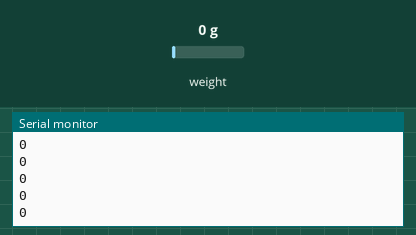
Bench run of a sketch on a simulated Arduino Uno, built with avr-gcc and run on an emulated ATmega328P. Shown: the last lines printed to the serial monitor. Inputs (shaded band) come from the test bench; at power-on: weight on the scale 0 g.

Above: at 2.2 s.
2.3 s: weight on the scale set to 100 g
At 2.31 s:
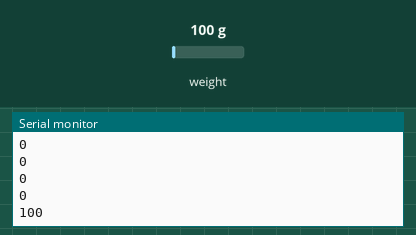
3.8 s: weight on the scale set to 1250 g
At 3.82 s:
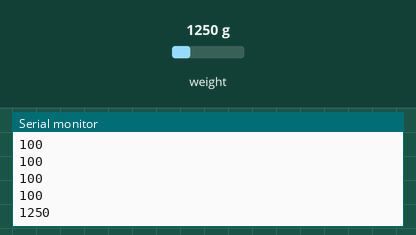
Timing chart, 0 to 6.8 s (numbered marks = the images above; inputs shaded):
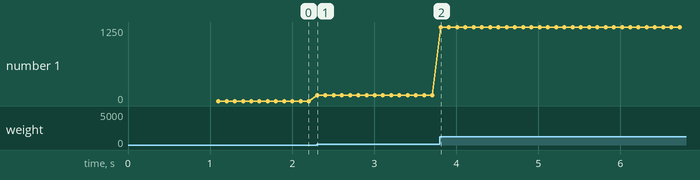

The sketch:

load-cell.ino
```cpp
/*
 * How to change x and y scale in Serial Plotter: https://www.youtube.com/watch?v=WtOd8tsrJbs
 * In brief:
 *  - edit the file: /Applications/Arduino\ IDE.app/Contents/Resources/app/lib/backend/resources/arduino-serial-plotter-webapp/static/js/main.35ae02cb.chunk.js
 *  - to have a larger x scale, replace the 50 with 1000 in the string: o.useState)(50)
 *  - to have a fixed y scale, watch the video.
 *
 * Libs:
 *  - HX711 by Rob Tillaart
 */

#include "HX711.h"

// HX711 circuit wiring.
const int LOADCELL_DOUT_PIN = 2;
const int LOADCELL_SCK_PIN = 3;

HX711 scale;

float factor = 1106;


void setup() {
  Serial.begin(57600);
  scale.begin(LOADCELL_DOUT_PIN, LOADCELL_SCK_PIN);
  scale.set_scale(factor);
  scale.tare();
}


void loop() {
  // calibrate();
  // refine_calibration();
  measure_weight();
  // count_time_to_collect_samples(92);
  // delay(1);
}


void calibrate() {
  scale.set_scale();
  scale.tare();
  Serial.println("Appoggia il peso campione di 217 g ");
  while (!Serial.available()) {}

  long value = scale.get_units(10);
  long actual_weight = 217;
  long factor = value / actual_weight;

  Serial.println((String) "Factor: " + factor);
  while (1) {}
}


void refine_calibration() {
  scale.set_scale(factor);
  long value = scale.get_units(1);
  if (value < 0) {
    value = 0;
  }
  Serial.println((String) value + " g - factor=" + factor);

  if (Serial.available()) {
    char input = Serial.read();
    if (input == 'a') {
      factor += 3;
    } else if (input == 'z') {
      factor -= 3;
    }
  }
}


void measure_weight() {
  // if (scale.is_ready()) {
  if (scale.wait_ready_timeout(200)) {
    //long value = scale.read();
    long value = scale.get_units(1);
    Serial.println(value);
  } else {
    // Serial.println("HX711 not found.");
  }
}


void count_time_to_collect_samples(int n_samples) {
  if (scale.wait_ready_timeout(200)) {
    unsigned long start_ts = millis();
    for (int i = 0; i < n_samples; i++) {
      long value = scale.get_units(1);
    }
    unsigned long end_ts = millis();
    unsigned long elapsed_sec = end_ts - start_ts;
    Serial.println((String) "#" + n_samples + " samples in ms: " + elapsed_sec);
  }
  delay(1000);
}
```

Measured:
- after the input at 2.3 s, the serial monitor: prints a new line at once (image 1)
- after the input at 3.8 s, the serial monitor: prints a new line at once (image 2)
- plotted number 1: 0 → 100 after the input at 2.3 s, 100 → 1250 after the input at 3.8 s
